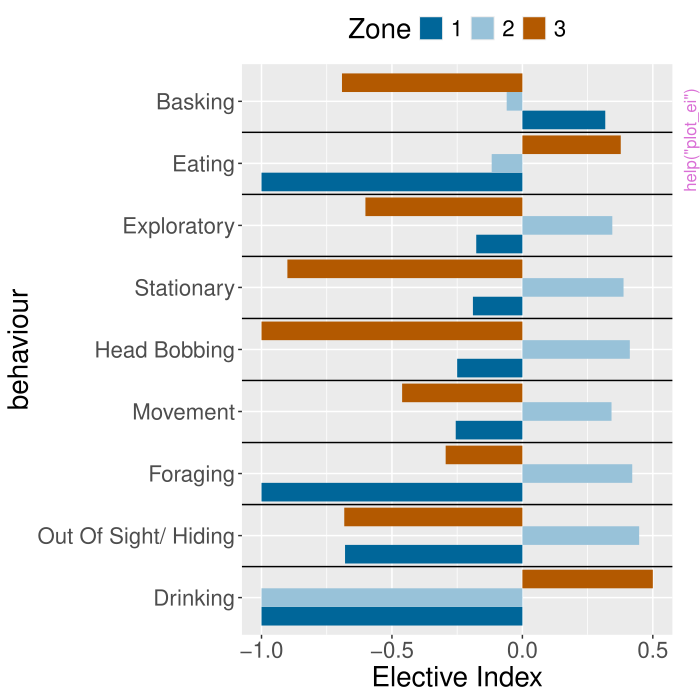

Recreate this plot in R.
pkgname <- "monitoR"
source(file.path(R.home("share"), "R", "examples-header.R"))
options(warn = 1)
library('monitoR')

base::assign(".oldSearch", base::search(), pos = 'CheckExEnv')
base::assign(".old_wd", base::getwd(), pos = 'CheckExEnv')
cleanEx()
nameEx("add_grid")
### * add_grid

flush(stderr()); flush(stdout())

### Name: add_grid
### Title: Add grid
### Aliases: add_grid

### ** Examples

pacman::p_load(tidyverse, targets)
data(skink)
grid44 <- create_grid(range(skink$X), range(skink$Y), dim = c(4,4))
grid44

add_grid(skink, grid44)



cleanEx()
nameEx("add_neigh_mean")
### * add_neigh_mean

flush(stderr()); flush(stdout())

### Name: add_neigh_mean
### Title: add_neigh_mean
### Aliases: add_neigh_mean

### ** Examples

grid_example <- grid
count_grid_behaviour(grid_example, skink_grid) |> 
dplyr::mutate(
 neigh_mean = add_neigh_mean(obs, grid_example)
)



cleanEx()
nameEx("calc_ei")
### * calc_ei

flush(stderr()); flush(stdout())

### Name: calc_ei
### Title: calc ei
### Aliases: calc_ei

### ** Examples

zo1 <- tibble::tibble(
  zone = 1:2,
  obs = c(0, 100),
  n_grids = rep(1,2)
)
zo2 <- tibble::tibble(
  zone = 1:2,
  obs = c(50,50),
  n_grids = rep(1,2)
)
calc_ei(zo1)
calc_ei(zo2)



cleanEx()
nameEx("calc_entropy")
### * calc_entropy

flush(stderr()); flush(stdout())

### Name: calc_entropy
### Title: calculate entropy
### Aliases: calc_entropy

### ** Examples

calc_entropy(sample(1:16, size = 1000, replace = TRUE)) |> print()



cleanEx()
nameEx("calc_spi")
### * calc_spi

flush(stderr()); flush(stdout())

### Name: calc_spi
### Title: calculate SPI
### Aliases: calc_spi

### ** Examples

data(skink_grid)
data(grid)
grid$zone[1:2] <- 2
grid
get_zone_object(grid, skink_grid) |> calc_spi()



cleanEx()
nameEx("count_grid_behaviour")
### * count_grid_behaviour

flush(stderr()); flush(stdout())

### Name: count_grid_behaviour
### Title: count_grid behaviour
### Aliases: count_grid_behaviour

### ** Examples

count_grid_behaviour(grid, skink_grid)



cleanEx()
nameEx("create_grid")
### * create_grid

flush(stderr()); flush(stdout())

### Name: create_grid
### Title: create_grid
### Aliases: create_grid

### ** Examples

data(skink)
zone = tibble::tibble(
  grid = 1:16,
  zone = rep(1:2, c(10, 6))
)
create_grid(
  range(skink$X),
  range(skink$Y),
  dim = c(4,4),
  zone
)



cleanEx()
nameEx("get_entropy_null")
### * get_entropy_null

flush(stderr()); flush(stdout())

### Name: get_entropy_null
### Title: get_entropy_null
### Aliases: get_entropy_null

### ** Examples

get_entropy_null(1:16, n_sims = 10, n_grid = 16)



cleanEx()
nameEx("get_ess")
### * get_ess

flush(stderr()); flush(stdout())

### Name: get_ess
### Title: get ESS
### Aliases: get_ess

### ** Examples

get_ess(skink_grid)



cleanEx()
nameEx("get_ess_null")
### * get_ess_null

flush(stderr()); flush(stdout())

### Name: get_ess_null
### Title: get ess null
### Aliases: get_ess_null

### ** Examples

get_ess_null(skink_grid)



cleanEx()
nameEx("get_neigh")
### * get_neigh

flush(stderr()); flush(stdout())

### Name: get_neigh
### Title: get neigh
### Aliases: get_neigh

### ** Examples

get_neigh(grid, 1)



cleanEx()
nameEx("get_neigh_mat")
### * get_neigh_mat

flush(stderr()); flush(stdout())

### Name: get_neigh_mat
### Title: get_neigh_mat
### Aliases: get_neigh_mat

### ** Examples

get_neigh_mat(grid)



cleanEx()
nameEx("get_zone_object")
### * get_zone_object

flush(stderr()); flush(stdout())

### Name: get_zone_object
### Title: get zone object
### Aliases: get_zone_object

### ** Examples

data(grid)
grid$zone[2] <- 2
data(skink_grid)
get_zone_object(grid, skink_grid)



cleanEx()
nameEx("plot_ei")
### * plot_ei

flush(stderr()); flush(stdout())

### Name: plot_ei
### Title: plot ei
### Aliases: plot_ei

### ** Examples

data(skink_grid)
data(grid)
grid$zone[5:8] <- 2
grid$zone[8:16] <- 3
plot_ei(grid, skink_grid)



cleanEx()
nameEx("plot_grid")
### * plot_grid

flush(stderr()); flush(stdout())

### Name: plot_grid
### Title: plot_grid
### Aliases: plot_grid

### ** Examples

data(skink)
grid <- create_grid(range(skink$X), range(skink$Y), dim = c(4,4))
grid$zone[1] <- 2
plot_grid(grid, skink, zone_fill = TRUE)



cleanEx()
nameEx("plot_neigh")
### * plot_neigh

flush(stderr()); flush(stdout())

### Name: plot_neigh
### Title: plot_neigh
### Aliases: plot_neigh

### ** Examples

plot_neigh(grid, 6)



cleanEx()
nameEx("plot_spi")
### * plot_spi

flush(stderr()); flush(stdout())

### Name: plot_spi
### Title: plot spi
### Aliases: plot_spi

### ** Examples

data(grid)
data(skink_grid)
grid$zone[1:8] <- 2
plot_spi(grid, skink_grid)



cleanEx()
nameEx("plot_summary")
### * plot_summary

flush(stderr()); flush(stdout())

### Name: plot_summary
### Title: plot summary
### Aliases: plot_summary

### ** Examples

data(skink_grid)
skink_grid <- skink_grid |>
  dplyr::mutate(
    zone = dplyr::case_when(
      grid %in% c(1, 3, 5) ~ 2,
      TRUE ~ 1
    )
  )
plot_summary(skink_grid)



cleanEx()
nameEx("update_zone")
### * update_zone

flush(stderr()); flush(stdout())

### Name: update_zone
### Title: Title
### Aliases: update_zone

### ** Examples

 grid <- create_grid(
   c(0, 200),
   c(0, 100),
   dim = c(4,4)
 )
 df <- tibble::tibble(X = runif(100, 0, 200), Y = runif(100, 0, 100),
              behaviour = "sitting")
 plot_grid(grid, df, zone_fill = TRUE)
 grid <- update_zone(grid, 25, 24, 2)
 plot_grid(grid, df, zone_fill = TRUE)



### * <FOOTER>
###
cleanEx()
options(digits = 7L)
base::cat("Time elapsed: ", proc.time() - base::get("ptime", pos = 'CheckExEnv'),"\n")
grDevices::dev.off()
###
### Local variables: ***
### mode: outline-minor ***
### outline-regexp: "\\(> \\)?### [*]+" ***
### End: ***
quit('no')
